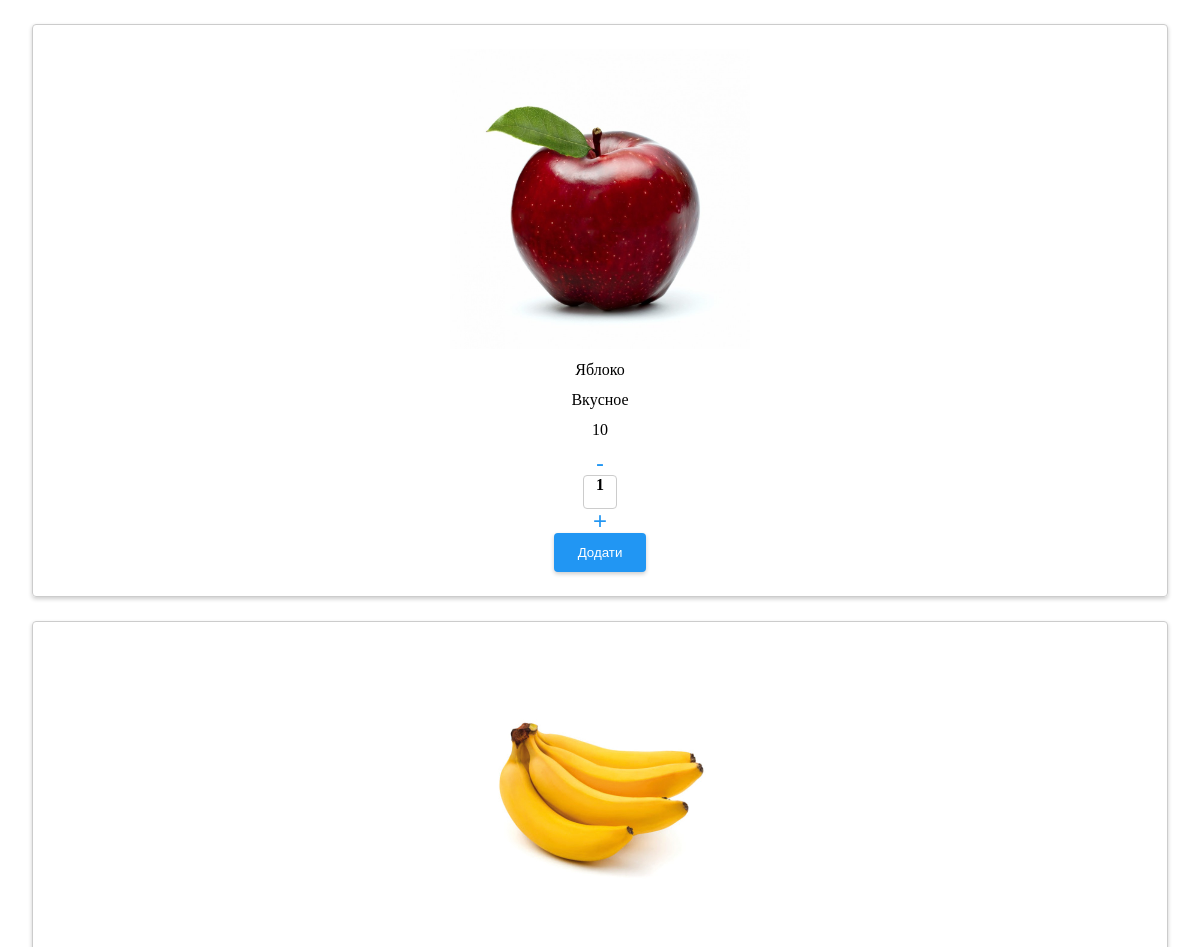
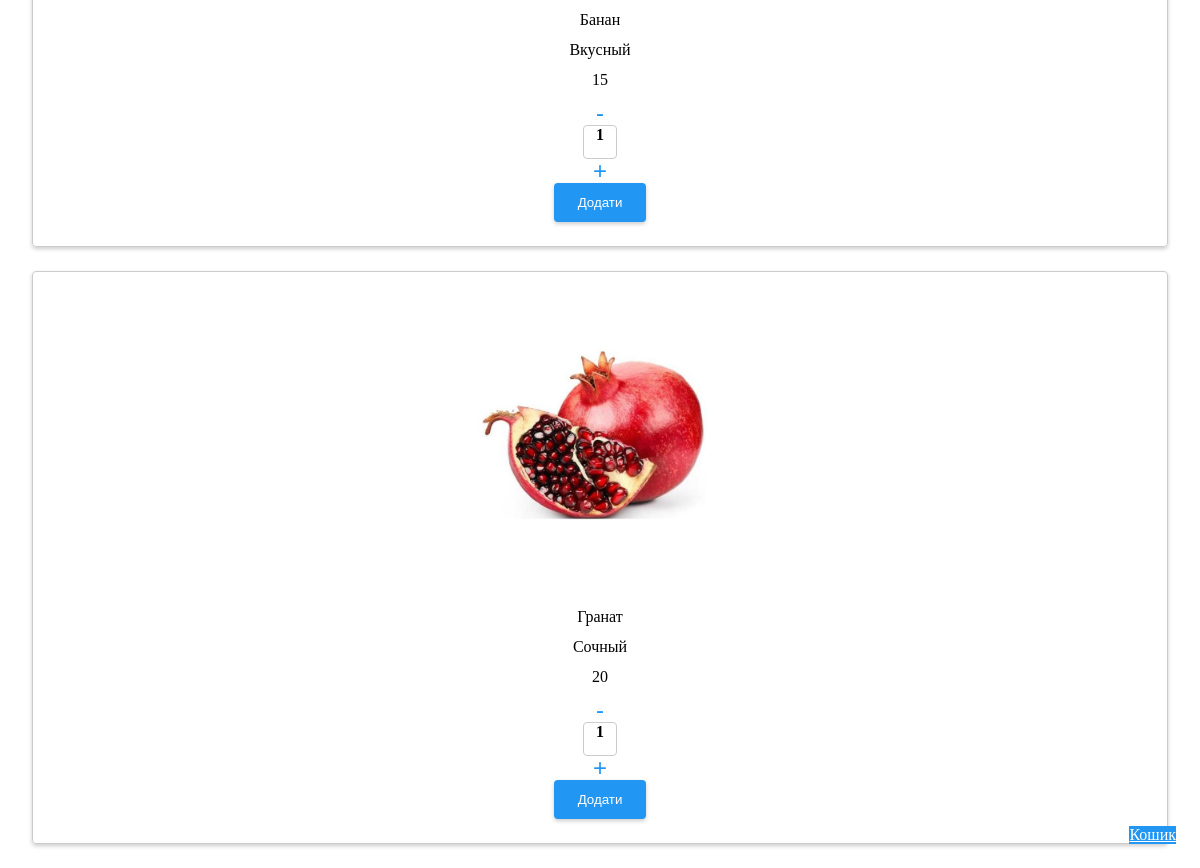
The page / on the database its author committed (2 pictures, top to bottom).
### OnlineShopApp/models.py (models this page shows)
class Product(models.Model):
    name = models.CharField(max_length=256)
    description = models.TextField()
    image = models.ImageField(upload_to='images/%Y/%m/%d')
    price = models.IntegerField()

### OnlineShopApp/views.py (the view, shortened to what this page needs)
# urls.py: path('', show_catalog, name='catalog'),
def show_catalog(request):
    context = {}
    products = Product.objects.all()
    context['products'] = products
    response = render(request, 'shop.html', context)
    return response

### OnlineShopApp/templates/shop.html (shortened to what this page needs)
{% load static %}
<html lang="en">
<head>
    <link rel="stylesheet" href=" {% static 'css/style.css' %}">
</head>
<body>
    <a href="{% url 'cart' %}">Кошик</a>
    {% for product in products %}
        <form method="post" action="{% url 'catalog' %}">
            <img src="{{ product.image.url }}">
            <p>{{ product.name }}</p>
            <p>{{ product.description }}</p>
            <p>{{ product.price }}</p>
            <input type="button" class="button-minus" value="-">
            <span class="count">1</span>
            <input type="button" class="button-plus" value="+">
            <button type="submit" class='button-send button' value="{{ product.pk }}">Додати</button>
        </form>
    {% endfor %}
</body>
</html>

### OnlineShopApp/static/css/style.css (style rules this page uses)
:root { --primary-color: #2196F3; }
.button-send, .button-del { background-color: var(--primary-color); color: white; padding: 12px 24px; border: none; border-radius: 4px; box-shadow: 0 2px 4px rgba(0, 0, 0, 0.2); cursor: pointer; transition: all 0.2s ease-in-out; }
.button-minus, .button-plus { background-color: transparent; border: none; color: var(--primary-color); padding: 0; font-size: 24px; line-height: 24px; cursor: pointer; transition: all 0.2s ease-in-out; }
.count { display: inline-block; width: 32px; height: 32px; border: 1px solid #ccc; border-radius: 4px; font-size: 16px; font-weight: bold; text-align: center; margin: 0 12px; transition: all 0.2s ease-in-out; }
form { display: flex; flex-direction: column; align-items: center; padding: 24px; border: 1px solid #ccc; border-radius: 4px; margin: 24px; box-shadow: 0 2px 4px rgba(0, 0, 0, 0.2); transition: all 0.2s ease-in-out; }
img { width: 100%; max-width: 300px; height: auto; margin-bottom: 12px; }
p { margin: 0; margin-bottom: 12px; font-size: 16px; }
a { position: fixed; right: 24px; bottom: 24px; background-color: var(--primary-color); color: white; }

### rows shown on the page
Product: image (picture), name "Яблоко", description "Вкусное", price "10"
Product: image (picture), name "Банан", description "Вкусный", price "15", {{ product.pk }} 2 (drawn)
Product: image (picture), name "Гранат", description "Сочный", price "20", {{ product.pk }} 3 (drawn)
